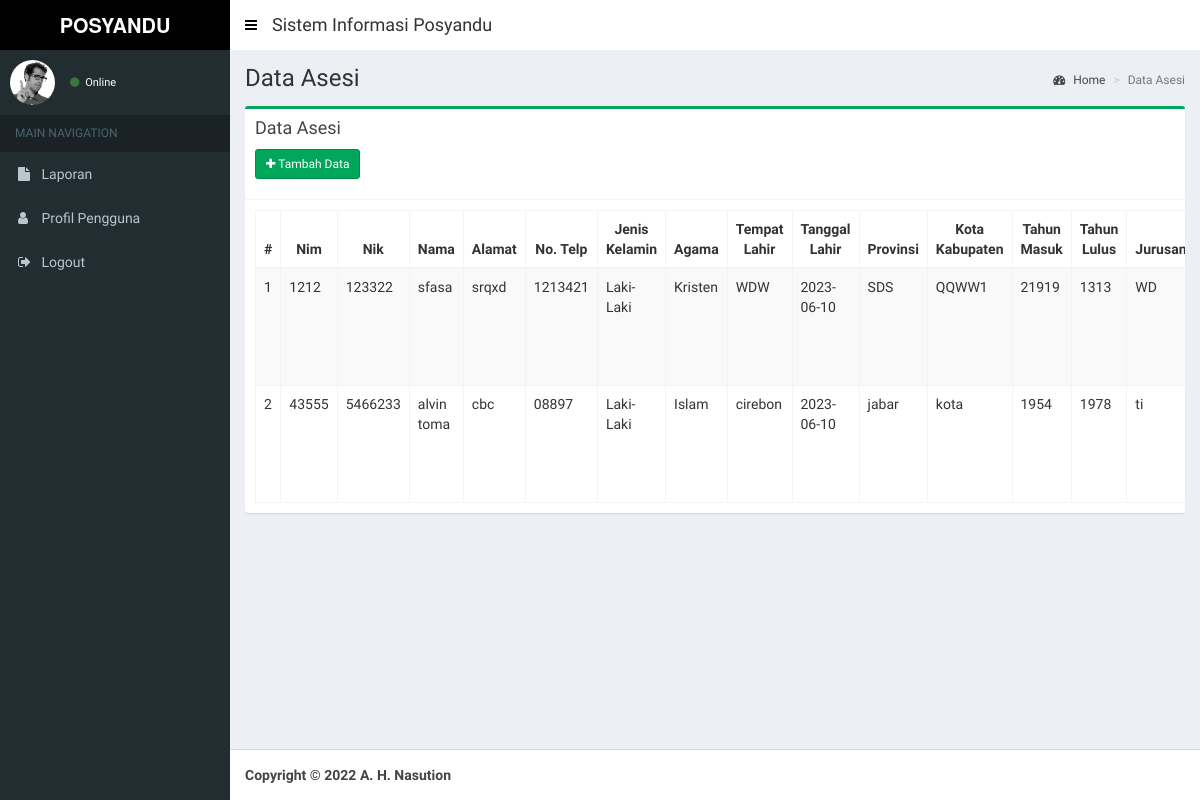
The page /index.php/asesi on the database its author committed.
### tables this page shows
CREATE TABLE `tbl_asesi` (
  `id_asesi` int NOT NULL,
  `nim_asesi` varchar(50) NOT NULL,
  `nik_asesi` varchar(50) NOT NULL,
  `nama_asesi` varchar(50) NOT NULL,
  `alamat_asesi` varchar(50) NOT NULL,
  `notlp_asesi` varchar(50) NOT NULL,
  `jeniskelamin_asesi` varchar(50) NOT NULL,
  `agama_asesi` varchar(50) NOT NULL,
  `tempatlahir_asesi` varchar(50) NOT NULL,
  `tanggallahir_asesi` varchar(50) NOT NULL,
  `provinsi_asesi` varchar(50) NOT NULL,
  `kotakab_asesi` varchar(50) NOT NULL,
  `tahunmasuk_asesi` varchar(50) NOT NULL,
  `tahunlulus_asesi` varchar(50) NOT NULL,
  `jurusan_asesi` varchar(50) NOT NULL,
  `programstudi_asesi` varchar(50) NOT NULL,
  `email_asesi` varchar(50) NOT NULL,
  `password_asesi` varchar(50) NOT NULL,
  `foto_asesi` text NOT NULL
);

### application/views/layout/v_content.php (called while the page is built, shortened)
 	<?php
	if ($content)
	{
		$this->load->view($content);
	}
?>

### application/controllers/Asesi.php (called while the page is built, shortened)
<?php
class Asesi extends CI_Controller {
	public function __construct()
	{
		$this->load->model('Asesi_model', 'asesi');
		$this->load->helper('tgl_indo');
		$this->load->helper('security');
	}
	public function index()
	{
		$data = array(
			'title'			=> 'LSP',
			'judul'			=> 'Data Asesi',
			'data' 			=> $this->asesi->tabel()->result(),
			'content'		=> 'asesi/v_content',
			'ajax'	 		=> 'asesi/v_ajax'
		);
		$this->load->view('layout/v_wrapper', $data, FALSE);
	}
}

### index.php (called while the page is built, shortened)
<?php
require_once BASEPATH.'core/CodeIgniter.php';

### application/models/Asesi_model.php (called while the page is built, shortened)
<?php
class Asesi_model extends CI_Model {
	public function tabel($where = null)
	{
		if($where == null){
			$this->db->select('*');
			$this->db->from('tbl_asesi');
			$this->db->order_by('tbl_asesi.id_asesi', 'Asc');
			$query = $this->db->get();
		}else{
			$this->db->select('*');
			$this->db->from('tbl_asesi');
			$this->db->order_by('tbl_asesi.id_asesi', 'Asc');
			$this->db->where($where);
			$query = $this->db->get();
		}
		return $query;
	}
}

### application/views/asesi/v_content.php (the view, shortened to what this page needs)
<section class="content-header">
  <h1>
    <?= $judul ?>
  </h1>
  <ol class="breadcrumb">
    <li><a href="<?= base_url() ?>dashboard"><i class="fa fa-dashboard"></i> Home</a></li>
    <li class="active"><?= $judul ?></li>
  </ol>
</section>
<section class="content">
  <div class="row">
    <div class="col-xs-12">
      <div class="box box-success">
        <div class="box-header with-border">
          <h3 class="box-title">Data Asesi</h3>
          <div style="padding-top: 10px;">
          <p><a href="<?= base_url(); ?>asesi/add" class="btn btn-sm btn-success icon-btn"><i class="fa fa-plus"></i> Tambah Data</a></p>
          </div>
        </div>
        <div class="box-body table-responsive">
          <table id="example1" class="table table-bordered table-striped" style="width: 100%;">
              <thead>
                  <tr>
                      <th style="width: 5%;text-align: center;">#</th>
                      <th style="width: 13%;text-align: center;">Nim</th>
                      <th style="width: 13%;text-align: center;">Nik</th>
                      <th style="width: 13%;text-align: center;">Nama</th>
                      <th style="width: 13%;text-align: center;">Alamat</th>
                      <th style="width: 13%;text-align: center;">No. Telp</th>
                      <th style="width: 13%;text-align: center;">Jenis Kelamin</th>
                      <th style="width: 13%;text-align: center;">Agama</th>
                      <th style="width: 13%;text-align: center;">Tempat Lahir</th>
                      <th style="width: 13%;text-align: center;">Tanggal Lahir</th>
                      <th style="width: 13%;text-align: center;">Provinsi</th>
                      <th style="width: 13%;text-align: center;">Kota Kabupaten</th>
                      <th style="width: 13%;text-align: center;">Tahun Masuk</th>
                      <th style="width: 13%;text-align: center;">Tahun Lulus</th>
                      <th style="width: 13%;text-align: center;">Jurusan</th>
                  </tr>
              </thead>
              <tbody>
                  <?php $total= 0; $no=1; foreach($data as $row){  ?>
                  <tr>
                      <td><?= $no++ ?></td>
                      <td><?= $row->nim_asesi ?></td>
                      <td><?= $row->nik_asesi ?></td>
                      <td><?= $row->nama_asesi ?></td>
                      <td><?= $row->alamat_asesi ?></td>
                      <td><?= $row->notlp_asesi ?></td>
                      <td><?= $row->jeniskelamin_asesi ?></td>
                      <td><?= $row->agama_asesi ?></td>
                      <td><?= $row->tempatlahir_asesi ?></td>
                      <td><?= $row->tanggallahir_asesi ?></td>
                      <td><?= $row->provinsi_asesi ?></td>
                      <td><?= $row->kotakab_asesi ?></td>
                      <td><?= $row->tahunmasuk_asesi ?></td>
                      <td><?= $row->tahunlulus_asesi ?></td>
                      <td><?= $row->jurusan_asesi ?></td>
                  </tr>
                <?php } ?>
              </tbody>
          </table>
        </div>
      </div>
    </div>
  </div>
</section>

### rows shown on the page
tbl_asesi: nim_asesi "1212", nik_asesi "123322", nama_asesi "sfasa", alamat_asesi "srqxd", notlp_asesi "1213421", jeniskelamin_asesi "Laki-Laki", agama_asesi "Kristen", tempatlahir_asesi "WDW", tanggallahir_asesi "2023-06-10", provinsi_asesi "SDS", kotakab_asesi "QQWW1", tahunmasuk_asesi "21919", tahunlulus_asesi "1313", jurusan_asesi "WD"
tbl_asesi: nim_asesi "43555", nik_asesi "5466233", nama_asesi "alvin toma", alamat_asesi "cbc", notlp_asesi "08897", jeniskelamin_asesi "Laki-Laki", agama_asesi "Islam", tempatlahir_asesi "cirebon", tanggallahir_asesi "2023-06-10", provinsi_asesi "jabar", kotakab_asesi "kota", tahunmasuk_asesi "1954", tahunlulus_asesi "1978", jurusan_asesi "ti"

### other values the page prints
$judul "Data Asesi"
